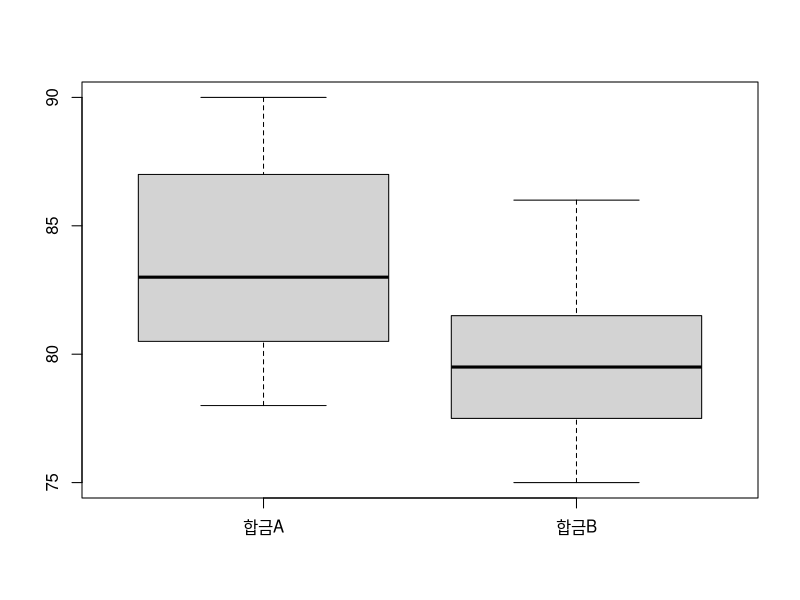

Write R code to recreate this figure.
# 2표본 t-test
# p291 사례연구
# 데이터 입력
alloyA<-c(88,82,87,79,85,90,84,88,83,89,80,81,81,85,83,87,82,80,79,78)
alloyB<-c(75,81,80,77,78,81,86,78,77,84,82,78,80,80,78,76,83,85,76,79)
# 각 표본의 표준편차, 표준오차
sd(alloyA)
SE_alloyA<-sd(alloyA)/sqrt(length(alloyA))
SE_alloyA
sd(alloyB)
SE_alloyB<-sd(alloyB)/sqrt(length(alloyB))
SE_alloyB
# 상자-수엄 그림
boxplot(alloyA, alloyB, names = c("합금A", "합금B"))
# 등분산 검정, 영가설(등분산이다), p-value 가 0.05보다 크면, 영가설 기각 못함
var.test(alloyA, alloyB)
# t-test
t.test(alloyB, alloyA, paired = FALSE, var.equal = TRUE, conf.level = 0.95)
t.test(alloyB, alloyA, paired = FALSE, var.equal = FALSE, conf.level = 0.95)